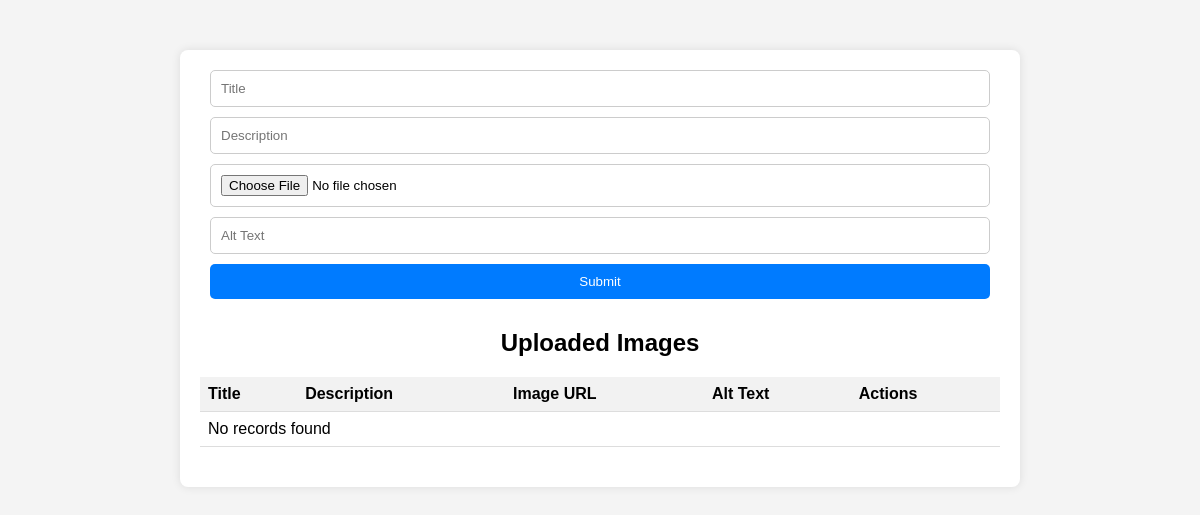
Before: /admin/html/section2.php with the older database file.
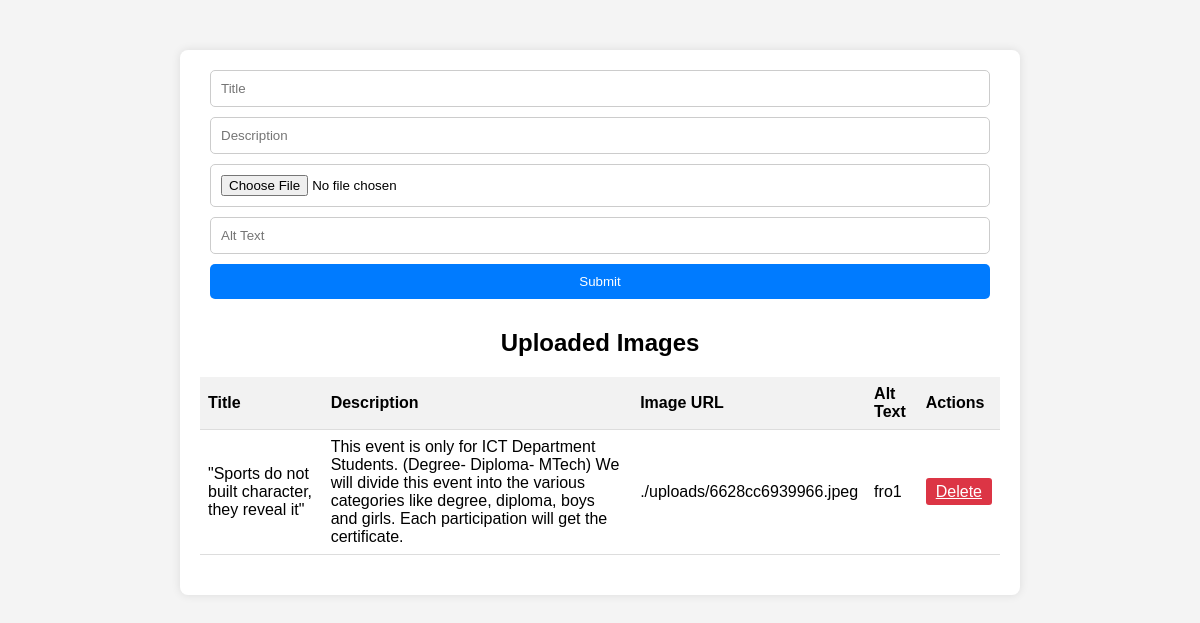
After: the same page with the newer database file.
### tables this page shows
CREATE TABLE IF NOT EXISTS `section2_content` (
  `id` int(11) NOT NULL AUTO_INCREMENT,
  `title` varchar(255) NOT NULL,
  `description` text NOT NULL,
  `image_url` varchar(255) NOT NULL,
  `alt_text` varchar(255) NOT NULL,
  PRIMARY KEY (`id`)
);

### admin/html/section2.php (the view, shortened to what this page needs)
<!DOCTYPE html>
<html lang="en">
<head>
</head>
<body>
<div class="container">
    <form action="section2Process.php" method="POST" enctype="multipart/form-data">
      <input type="text" name="title" placeholder="Title">
      <input type="text" name="description" placeholder="Description">
      <input type="file" name="image" id="image" required accept="image/*">
      <input type="text" name="alt_text" placeholder="Alt Text">
      <input type="submit" name="submit" class="btn">
    </form>
        <h2>Uploaded Images</h2>
        <table>
            <tr>
                <th>Title</th>
                <th>Description</th>
                <th>Image URL</th>
                <th>Alt Text</th>
                <th>Actions</th>
            </tr>
            <?php
            include './conn.php';
            $sql = "SELECT id, title, description, image_url, alt_text FROM section2_content";
            $result = mysqli_query($conn, $sql);
            if (mysqli_num_rows($result) > 0) {
                while ($row = mysqli_fetch_assoc($result)) {
                    echo "<tr>";
                    echo "<td>" . $row["title"] . "</td>";
                    echo "<td>" . $row["description"] . "</td>";
                    echo "<td>" . $row["image_url"] . "</td>";
                    echo "<td>" . $row["alt_text"] . "</td>";
                    echo "<td>";
                    echo "<a href='section2Process.php?delete=" . $row['id'] . "' class='btn-delete'>Delete</a>";
                    echo "</td>";
                    echo "</tr>";
                }
            } else {
                echo "<tr><td colspan='5'>No records found</td></tr>";
            }
            ?>
        </table>
    </div>
</body>
</html>

### admin/html/section2.php (style rules this page uses)
body { font-family: Arial, sans-serif; margin: 0; padding: 0; background-color: #f4f4f4; }
.container { max-width: 800px; margin: 50px auto; background-color: #fff; padding: 20px; border-radius: 8px; box-shadow: 0 0 10px rgba(0,0,0,0.1); }
h2 { text-align: center; margin-bottom: 20px; }
form { display: flex; flex-direction: column; align-items: center; margin-bottom: 20px; }
input[type="text"], input[type="file"], .btn { width: calc(100% - 20px); padding: 10px; margin-bottom: 10px; border: 1px solid #ccc; border-radius: 5px; box-sizing: border-box; }
.btn { background-color: #007bff; color: #fff; border: none; cursor: pointer; transition: background-color 0.3s ease; }
table { width: 100%; border-collapse: collapse; margin-bottom: 20px; }
th, td { padding: 8px; border-bottom: 1px solid #ddd; text-align: left; }
th { background-color: #f2f2f2; }
.btn-delete { background-color: #dc3545; }
.btn-delete { padding: 5px 10px; border: none; border-radius: 3px; cursor: pointer; transition: background-color 0.3s ease; color: white; }

Changed rows visible on the page:
added section2_content: title "\"Sports do not built character, they reveal it\"", description "This event is only for ICT Department Students. (Degree- Diploma- MTech) We will divide this event into the various categories like degree, diploma, boys and girls. Each participation will get the certificate.", image_url "./uploads/6628cc6939966.jpeg", alt_text "fro1"
Other visible differences:
text no longer shown: "No records found"
